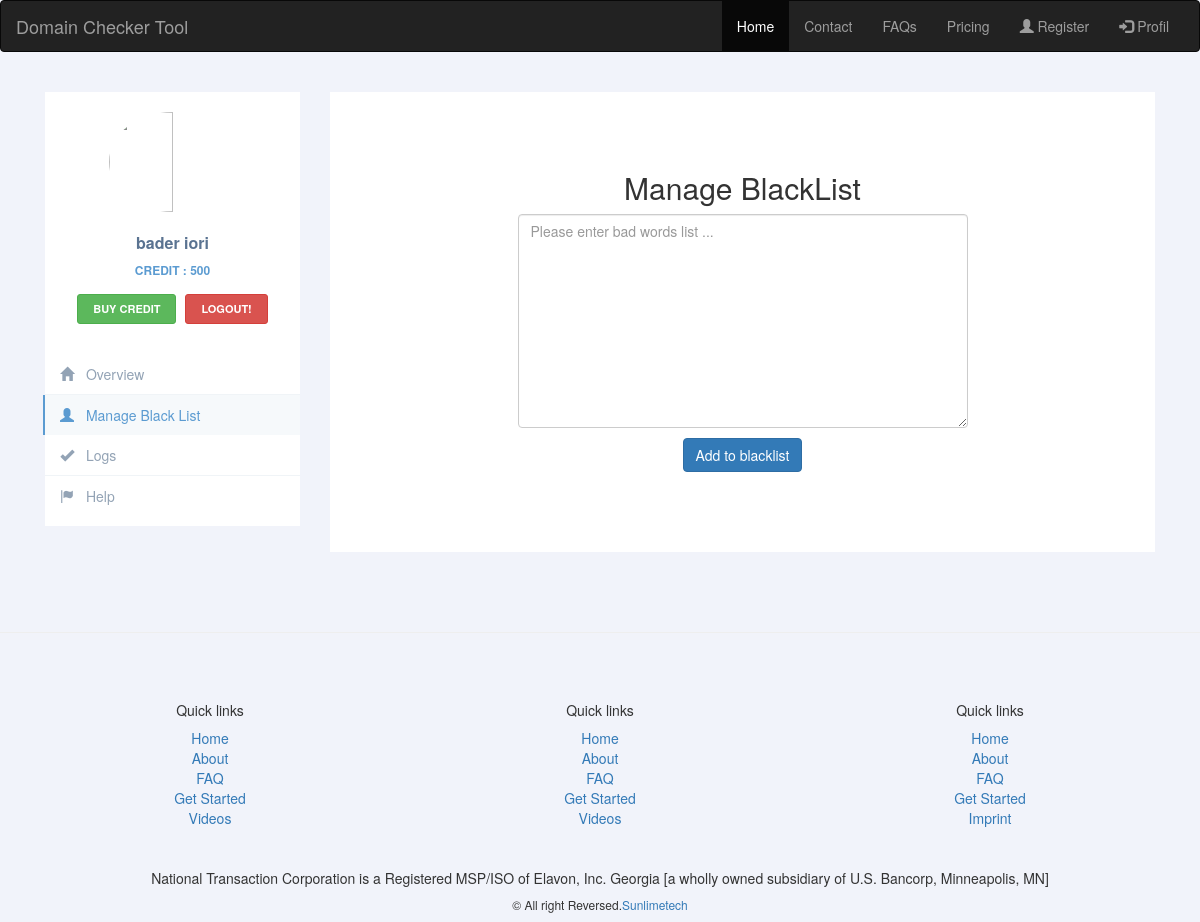
Page /blacklist.php (signed in) on the committed database.
### tables this page shows
CREATE TABLE `users` (
  `id` int(11) NOT NULL,
  `first_name` varchar(255) DEFAULT NULL,
  `last_name` varchar(255) DEFAULT NULL,
  `address` varchar(255) DEFAULT NULL,
  `city` varchar(255) DEFAULT NULL,
  `state` varchar(255) DEFAULT NULL,
  `zip_code` varchar(255) DEFAULT NULL,
  `email` varchar(255) DEFAULT NULL,
  `phone_number` varchar(255) DEFAULT NULL,
  `credit` int(11) DEFAULT NULL,
  `registration_date` date DEFAULT NULL,
  `type` varchar(255) DEFAULT NULL,
  `password` varchar(255) DEFAULT NULL
);

### blacklist.php (the view, shortened to what this page needs)
<html>
	<head>
		<link href="//maxcdn.bootstrapcdn.com/bootstrap/3.3.0/css/bootstrap.min.css" rel="stylesheet" id="bootstrap-css">
	</head>
	<body>
			     <nav class="navbar navbar-inverse">
                  <div class="container-fluid">
                    <div class="navbar-header">
                      <a class="navbar-brand" href="#">Domain Checker Tool</a>
                   </div>
                  <div class="collapse navbar-collapse" id="myNavbar">
                    <ul class="nav navbar-nav navbar-right">
                      <li class="active"><a href="index.php">Home</a></li>
                      <li><a href="contact.php">Contact</a></li>
                      <li><a href="faqs.php">FAQs</a></li>
                      <li><a href="pricing.php">Pricing</a></li>
                      <li><a href="register.php"><span class="glyphicon glyphicon-user"></span> Register</a></li>
                      <li><a href="<?php
                      if(isset($_SESSION['logged']))
                      {
                        if($_SESSION['type'] == "administrator")
                        {
                          echo "admin.php";
                        }else
                        {
                          echo "profil.php";
                        }
                      }else
                      {
                          echo "login.php";
                      }
                      ?>"><span class="glyphicon glyphicon-log-in"></span> <?php
                      if(isset($_SESSION['logged']))
                      {
                        if($_SESSION['type'] == "administrator")
                        {
                          echo "Admin";
                        }else
                        {
                          echo "Profil";
                        }
                      }else
                      {
                        echo "Login";
                      }
                      ?></a></li>
                    </ul>
                  </div>
                </nav>
		<div class="container">
            <div class="row profile">
        		<div class="col-md-3">
        			<div class="profile-sidebar">
        				<div class="profile-userpic">
        					<img src="https://png.pngtree.com/element_origin_min_pic/16/11/25/f2db5b1fae65676bfd1ecae1dbfdc3a2.jpg" style="height:100px" class="img-responsive" alt="">
        				</div>
        				<div class="profile-usertitle">
        					<div class="profile-usertitle-name">
        						<?php
        						  include 'config/connection.php';
        						  $query = "select first_name, last_name, credit from users where email = '".$_SESSION['logged']."'";
        						  $result = mysqli_query($connection, $query);
        						  $row = mysqli_fetch_row($result);
        						  $first_name = $row[0];
        						  $last_name = $row[1];
        						  $credit = $row[2];
        						  echo $first_name." ".$last_name;
        						?>
        					</div>
        					<div class="profile-usertitle-job">
        						<?php echo "Credit : ".$credit;?>
        					</div>
        				</div>
        				<div class="profile-userbuttons">
        				<form method="post">
								<button type="submit"  class="btn btn-success btn-sm" name="myBtn">Buy Credit</button>
        				<button type="submit" name="logout" class="btn btn-danger btn-sm">Logout!</button>
        				</form>
        				</div>
        				<div class="profile-usermenu">
        					<ul class="nav">
        						<li >
        							<a href="profil.php">
        							<i class="glyphicon glyphicon-home"></i>
        							Overview </a>
        						</li>
        						<li class="active">
        							<a href="blacklist.php">
        							<i class="glyphicon glyphicon-user"></i>
        							Manage Black List </a>
        						</li>
        						<li>
        							<a href="logs.php">
        							<i class="glyphicon glyphicon-ok"></i>
        							Logs </a>
        						</li>
        						<li>
        							<a href="logs.php">
        							<i class="glyphicon glyphicon-flag"></i>
        							Help </a>
        						</li>
        					</ul>
        				</div>
        			</div>
        		</div>
        		<div class="col-md-9">
                    <div class="profile-content">
                        <form method="post">
                        	<br>
                        	<div id="container">
                        		<h2>Manage BlackList</h2>
                        		<p><textarea name="words" class="form-control" rows="10" cols="40" placeholder="Please enter bad words list ..." <?php
                        		if($credit > 0)
                        		{
                        		    echo "enabled";
                        		}else
                        		{
                        		    echo "disabled";
                        		}
                        		?>></textarea></p>
                        		<p><input type="submit" name="add" value="Add to blacklist" class="btn btn-primary"></p>
                        	</div>
                        </form>
                    </div>
        		</div>
        	</div>
        </div>
	</body>
	<br>
	<br>
	<hr>
	<br>
	<br>
	<section id="footer">
		<div class="container">
			<div class="row text-center text-xs-center text-sm-left text-md-left">
				<div class="col-xs-12 col-sm-4 col-md-4">
					<h5>Quick links</h5>
					<ul class="list-unstyled quick-links">
						<li><a href="javascript:void();"><i class="fa fa-angle-double-right"></i>Home</a></li>
						<li><a href="javascript:void();"><i class="fa fa-angle-double-right"></i>About</a></li>
						<li><a href="javascript:void();"><i class="fa fa-angle-double-right"></i>FAQ</a></li>
						<li><a href="javascript:void();"><i class="fa fa-angle-double-right"></i>Get Started</a></li>
						<li><a href="javascript:void();"><i class="fa fa-angle-double-right"></i>Videos</a></li>
					</ul>
				</div>
				<div class="col-xs-12 col-sm-4 col-md-4">
					<h5>Quick links</h5>
					<ul class="list-unstyled quick-links">
						<li><a href="javascript:void();"><i class="fa fa-angle-double-right"></i>Home</a></li>
						<li><a href="javascript:void();"><i class="fa fa-angle-double-right"></i>About</a></li>
						<li><a href="javascript:void();"><i class="fa fa-angle-double-right"></i>FAQ</a></li>
						<li><a href="javascript:void();"><i class="fa fa-angle-double-right"></i>Get Started</a></li>
						<li><a href="javascript:void();"><i class="fa fa-angle-double-right"></i>Videos</a></li>
					</ul>
				</div>
				<div class="col-xs-12 col-sm-4 col-md-4">
					<h5>Quick links</h5>
					<ul class="list-unstyled quick-links">
						<li><a href="javascript:void();"><i class="fa fa-angle-double-right"></i>Home</a></li>
						<li><a href="javascript:void();"><i class="fa fa-angle-double-right"></i>About</a></li>
						<li><a href="javascript:void();"><i class="fa fa-angle-double-right"></i>FAQ</a></li>
						<li><a href="javascript:void();"><i class="fa fa-angle-double-right"></i>Get Started</a></li>
						<li><a href="https://wwwe.sunlimetech.com" title="Design and developed by"><i class="fa fa-angle-double-right"></i>Imprint</a></li>
					</ul>
				</div>
			</div>
			<div class="row">
				<div class="col-xs-12 col-sm-12 col-md-12 mt-2 mt-sm-5">
					<ul class="list-unstyled list-inline social text-center">
					</ul>
				</div>
			</div>
			<div class="row">
				<div class="col-xs-12 col-sm-12 col-md-12 mt-2 mt-sm-2 text-center text-white">
					<p>National Transaction Corporation is a Registered MSP/ISO of Elavon, Inc. Georgia [a wholly owned subsidiary of U.S. Bancorp, Minneapolis, MN]</p>
					<p class="h6">&copy All right Reversed.<a class="text-green ml-2" href="https://www.sunlimetech.com" target="_blank">Sunlimetech</a></p>
				</div>
			</div>
		</div>
	</section>
</html>

### blacklist.php (style rules this page uses)
body { background: #F1F3FA; }
.profile { margin: 20px 0; }
.profile-sidebar { padding: 20px 0 10px 0; background: #fff; }
.profile-userpic img { float: none; margin: 0 auto; width: 50%; height: 50%; -webkit-border-radius: 50% !important; -moz-border-radius: 50% !important; border-radius: 50% !important; }
.profile-usertitle { text-align: center; margin-top: 20px; }
.profile-usertitle-name { color: #5a7391; font-size: 16px; font-weight: 600; margin-bottom: 7px; }
.profile-usertitle-job { text-transform: uppercase; color: #5b9bd1; font-size: 12px; font-weight: 600; margin-bottom: 15px; }
.profile-userbuttons { text-align: center; margin-top: 10px; }
.profile-userbuttons .btn { text-transform: uppercase; font-size: 11px; font-weight: 600; padding: 6px 15px; margin-right: 5px; }
.profile-userbuttons .btn:last-child { margin-right: 0px; }
.profile-usermenu { margin-top: 30px; }
.profile-usermenu ul li { border-bottom: 1px solid #f0f4f7; }
.profile-usermenu ul li:last-child { border-bottom: none; }
.profile-usermenu ul li a { color: #93a3b5; font-size: 14px; font-weight: 400; }
.profile-usermenu ul li a i { margin-right: 8px; font-size: 14px; }
.profile-usermenu ul li.active { border-bottom: none; }
.profile-usermenu ul li.active a { color: #5b9bd1; background-color: #f6f9fb; border-left: 2px solid #5b9bd1; margin-left: -2px; }
.profile-content { padding: 20px; background: #fff; min-height: 460px; }
#container { width:450px; height:300px; margin:0 auto; text-align:center; margin-top:5%; }

### rows in the picture
users: first_name "bader", last_name "iori", credit "500"
